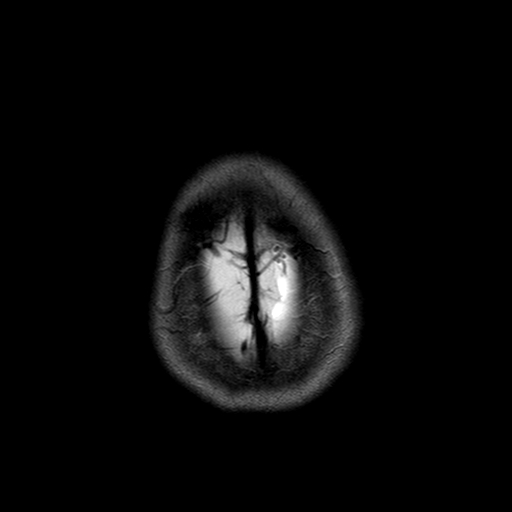
%> input picture Liao/IM-0001-0001.jpg, 512 x 512 px
$ octave transfer.m   (GNU Octave 9; MATLAB toolbox functions it lacks are replaced by stand-ins)
%> lines starting %> are read from the running program, lines starting %| are printed output that depends on the picture
I=imread('image1/IM-0001-0001.jpg');
%> I is the input picture: size 512x512x3 uint8; min 0, max 255, mean 10.4
I=rgb2gray(I);
%> I: size 512x512 uint8
subplot(2,2,1)
imshow(I,[]);
title('512*512原始图像');
[N,N]=size(I);
%> N = 512
z=2*ceil(norm(size(I)-floor((size(I)-1)/2)-1))+3;% radon变换默认平移点数/角度
%> z = 729
Nt=360;% 角度采样点数
Nd=N;% 平移数
%> Nd = 512
x=pi/180;% 角度增量
d=N/Nd;% 平移步长
%> d = 1
theta = 1:Nt;
a=zeros(N);
%%
% 产生无噪声投影数据
[R,xp] = radon(I,theta);% 产生I投影,默认z点/角度,即使指定N点也是z点.
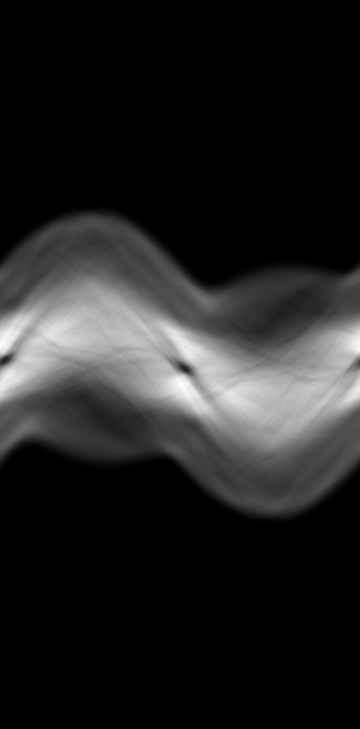
%> R: size 729x360 double; min 0, max 28127.8, mean 3750.9; drawn with min black and max white
%> xp = 729 values from -364 to 364
                        % 所以为避免重建图像放大或缩小,下面计算取投影时需补偿,补偿量e
                        % 如对256的图像,补偿为55,即pm的第55个点作为计算用的第一个投影
e=floor((z-Nd)/2)+2;
%> e = 110
R=R(e:(Nd+e-1),:);
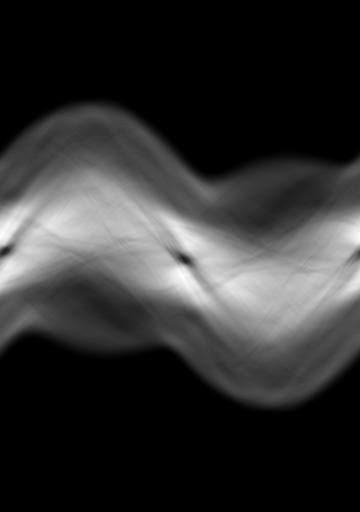
%> R: size 512x360 double; min 0, max 28127.8, mean 5340.6; drawn with min black and max white
R1=reshape(R,512,360);
subplot(2,2,2);
imshow(R1,[]);
title('512*360投影图像');
